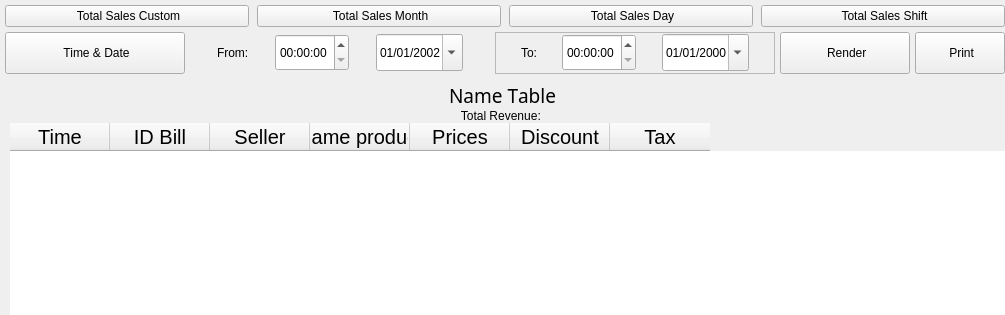
        <widget class="QWidget" name="main_screen" native="true">
         <property name="sizePolicy">
          <sizepolicy hsizetype="Expanding" vsizetype="Expanding">
           <horstretch>0</horstretch>
           <verstretch>0</verstretch>
          </sizepolicy>
         </property>
         <layout class="QVBoxLayout" name="verticalLayout_4">
          <property name="spacing">
           <number>0</number>
          </property>
          <property name="leftMargin">
           <number>0</number>
          </property>
          <property name="topMargin">
           <number>0</number>
          </property>
          <property name="rightMargin">
           <number>0</number>
          </property>
          <property name="bottomMargin">
           <number>0</number>
          </property>
          <item alignment="Qt::AlignTop">
           <widget class="QWidget" name="widget" native="true">
            <layout class="QVBoxLayout" name="verticalLayout_5">
             <property name="spacing">
              <number>0</number>
             </property>
             <property name="leftMargin">
              <number>0</number>
             </property>
             <property name="topMargin">
              <number>0</number>
             </property>
             <property name="rightMargin">
              <number>0</number>
             </property>
             <property name="bottomMargin">
              <number>0</number>
             </property>
             <item>
              <widget class="QFrame" name="frame">
               <property name="sizePolicy">
                <sizepolicy hsizetype="Preferred" vsizetype="Preferred">
                 <horstretch>0</horstretch>
                 <verstretch>0</verstretch>
                </sizepolicy>
               </property>
               <layout class="QHBoxLayout" name="horizontalLayout_4">
                <property name="spacing">
                 <number>8</number>
                </property>
                <property name="leftMargin">
                 <number>5</number>
                </property>
                <property name="topMargin">
                 <number>5</number>
                </property>
                <property name="rightMargin">
                 <number>0</number>
                </property>
                <property name="bottomMargin">
                 <number>0</number>
                </property>
                <item>
                 <widget class="QPushButton" name="total_shift_custom">
                  <property name="styleSheet">
                   <string notr="true"/>
                  </property>
                  <property name="text">
                   <string> Total Sales Custom</string>
                  </property>
                  <property name="icon">
                   <iconset>
                    <normaloff>../icons/edit-white.svg</normaloff>../icons/edit-white.svg</iconset>
                  </property>
                  <property name="iconSize">
                   <size>
                    <width>20</width>
                    <height>20</height>
                   </size>
                  </property>
                 </widget>
                </item>
                <item>
                 <widget class="QPushButton" name="total_shift_month">
                  <property name="styleSheet">
                   <string notr="true"/>
                  </property>
                  <property name="text">
                   <string> Total Sales Month</string>
                  </property>
                  <property name="icon">
                   <iconset>
                    <normaloff>../icons/calendar-white.svg</normaloff>../icons/calendar-white.svg</iconset>
                  </property>
                  <property name="iconSize">
                   <size>
                    <width>20</width>
                    <height>20</height>
                   </size>
                  </property>
                 </widget>
                </item>
                <item>
                 <widget class="QPushButton" name="total_shift_day">
                  <property name="styleSheet">
                   <string notr="true"/>
                  </property>
                  <property name="text">
                   <string> Total Sales Day</string>
                  </property>
                  <property name="icon">
                   <iconset>
                    <normaloff>../icons/clock-white.svg</normaloff>../icons/clock-white.svg</iconset>
                  </property>
                  <property name="iconSize">
                   <size>
                    <width>20</width>
                    <height>20</height>
                   </size>
                  </property>
                 </widget>
                </item>
                <item>
                 <widget class="QPushButton" name="total_shift">
                  <property name="styleSheet">
                   <string notr="true"/>
                  </property>
                  <property name="text">
                   <string> Total Sales Shift</string>
                  </property>
                  <property name="icon">
                   <iconset>
                    <normaloff>../icons/chevrons-right-white.svg</normaloff>../icons/chevrons-right-white.svg</iconset>
                  </property>
                  <property name="iconSize">
                   <size>
                    <width>22</width>
                    <height>22</height>
                   </size>
                  </property>
                 </widget>
                </item>
               </layout>
              </widget>
             </item>
             <item>
              <widget class="QFrame" name="frame_custom">
               <layout class="QHBoxLayout" name="horizontalLayout_5">
                <property name="spacing">
                 <number>5</number>
                </property>
                <property name="leftMargin">
                 <number>5</number>
                </property>
                <property name="topMargin">
                 <number>5</number>
                </property>
                <property name="rightMargin">
                 <number>0</number>
                </property>
                <property name="bottomMargin">
                 <number>0</number>
                </property>
                <item>
                 <widget class="QWidget" name="custom_setting" native="true">
                  <layout class="QHBoxLayout" name="horizontalLayout_12">
                   <property name="spacing">
                    <number>5</number>
                   </property>
                   <property name="leftMargin">
                    <number>0</number>
                   </property>
                   <property name="topMargin">
                    <number>0</number>
                   </property>
                   <property name="rightMargin">
                    <number>0</number>
                   </property>
                   <property name="bottomMargin">
                    <number>0</number>
                   </property>
                   <item>
                    <widget class="QPushButton" name="show_time">
                     <property name="minimumSize">
                      <size>
                       <width>180</width>
                       <height>42</height>
                      </size>
                     </property>
                     <property name="text">
                      <string> Time &amp;&amp; Date</string>
                     </property>
                     <property name="icon">
                      <iconset>
                       <normaloff>../icons/tool-white.svg</normaloff>../icons/tool-white.svg</iconset>
                     </property>
                     <property name="iconSize">
                      <size>
                       <width>20</width>
                       <height>20</height>
                      </size>
                     </property>
                    </widget>
                   </item>
                   <item>
                    <widget class="QWidget" name="widget_3" native="true">
                     <property name="sizePolicy">
                      <sizepolicy hsizetype="Preferred" vsizetype="Preferred">
                       <horstretch>0</horstretch>
                       <verstretch>0</verstretch>
                      </sizepolicy>
                     </property>
                     <property name="minimumSize">
                      <size>
                       <width>290</width>
                       <height>42</height>
                      </size>
                     </property>
                     <property name="maximumSize">
                      <size>
                       <width>300</width>
                       <height>16777215</height>
                      </size>
                     </property>
                     <layout class="QHBoxLayout" name="horizontalLayout_7">
                      <property name="spacing">
                       <number>0</number>
                      </property>
                      <property name="leftMargin">
                       <number>0</number>
                      </property>
                      <property name="topMargin">
                       <number>0</number>
                      </property>
                      <property name="rightMargin">
                       <number>0</number>
                      </property>
                      <property name="bottomMargin">
                       <number>0</number>
                      </property>
                      <item>
                       <spacer name="horizontalSpacer_2">
                        <property name="orientation">
                         <enum>Qt::Horizontal</enum>
                        </property>
                        <property name="sizeHint" stdset="0">
                         <size>
                          <width>40</width>
                          <height>20</height>
                         </size>
                        </property>
                       </spacer>
                      </item>
                      <item>
                       <widget class="QLabel" name="label_3">
                        <property name="sizePolicy">
                         <sizepolicy hsizetype="Fixed" vsizetype="Fixed">
                          <horstretch>0</horstretch>
                          <verstretch>0</verstretch>
                         </sizepolicy>
                        </property>
                        <property name="minimumSize">
                         <size>
                          <width>0</width>
                          <height>37</height>
                         </size>
                        </property>
                        <property name="text">
                         <string>From:</string>
                        </property>
                       </widget>
                      </item>
                      <item>
                       <spacer name="horizontalSpacer_3">
                        <property name="orientation">
                         <enum>Qt::Horizontal</enum>
                        </property>
                        <property name="sizeHint" stdset="0">
                         <size>
                          <width>40</width>
                          <height>20</height>
                         </size>
                        </property>
                       </spacer>
                      </item>
                      <item alignment="Qt::AlignLeft">
                       <widget class="QTimeEdit" name="time_from">
                        <property name="sizePolicy">
                         <sizepolicy hsizetype="Minimum" vsizetype="Fixed">
                          <horstretch>0</horstretch>
                          <verstretch>0</verstretch>
                         </sizepolicy>
                        </property>
                        <property name="minimumSize">
                         <size>
                          <width>0</width>
                          <height>37</height>
                         </size>
                        </property>
                        <property name="maximumSize">
                         <size>
                          <width>100</width>
                          <height>16777215</height>
                         </size>
                        </property>
                       </widget>
                      </item>
                      <item>
                       <spacer name="horizontalSpacer_4">
                        <property name="orientation">
                         <enum>Qt::Horizontal</enum>
                        </property>
                        <property name="sizeHint" stdset="0">
                         <size>
                          <width>40</width>
                          <height>20</height>
                         </size>
                        </property>
                       </spacer>
                      </item>
                      <item alignment="Qt::AlignLeft">
                       <widget class="QDateEdit" name="dateEdit">
                        <property name="minimumSize">
                         <size>
                          <width>0</width>
                          <height>37</height>
                         </size>
                        </property>
                        <property name="maximumSize">
                         <size>
                          <width>110</width>
                          <height>16777215</height>
                         </size>
                        </property>
                        <property name="displayFormat">
                         <string>dd/MM/yyyy</string>
                        </property>
                        <property name="calendarPopup">
                         <bool>true</bool>
                        </property>
                        <property name="date">
                         <date>
                          <year>2002</year>
                          <month>1</month>
                          <day>1</day>
                         </date>
                        </property>
                       </widget>
                      </item>
                      <item>
                       <spacer name="horizontalSpacer">
                        <property name="orientation">
                         <enum>Qt::Horizontal</enum>
                        </property>
                        <property name="sizeHint" stdset="0">
                         <size>
                          <width>40</width>
                          <height>20</height>
                         </size>
                        </property>
                       </spacer>
                      </item>
                     </layout>
                     <zorder>label_3</zorder>
                     <zorder>time_from</zorder>
                     <zorder>dateEdit</zorder>
                     <zorder>horizontalSpacer</zorder>
                     <zorder>horizontalSpacer_2</zorder>
                     <zorder>horizontalSpacer_3</zorder>
                     <zorder>horizontalSpacer_4</zorder>
                    </widget>
                   </item>
                   <item>
                    <widget class="QFrame" name="frame_2">
                     <property name="sizePolicy">
                      <sizepolicy hsizetype="Minimum" vsizetype="Minimum">
                       <horstretch>0</horstretch>
                       <verstretch>0</verstretch>
                      </sizepolicy>
                     </property>
                     <property name="minimumSize">
                      <size>
                       <width>280</width>
                       <height>42</height>
                      </size>
                     </property>
                     <property name="maximumSize">
                      <size>
                       <width>280</width>
                       <height>16777215</height>
                      </size>
                     </property>
                     <property name="frameShape">
                      <enum>QFrame::StyledPanel</enum>
                     </property>
                     <property name="frameShadow">
                      <enum>QFrame::Raised</enum>
                     </property>
                     <layout class="QHBoxLayout" name="horizontalLayout_8">
                      <property name="spacing">
                       <number>0</number>
                      </property>
                      <property name="leftMargin">
                       <number>0</number>
                      </property>
                      <property name="topMargin">
                       <number>0</number>
                      </property>
                      <property name="rightMargin">
                       <number>0</number>
                      </property>
                      <property name="bottomMargin">
                       <number>0</number>
                      </property>
                      <item>
                       <spacer name="horizontalSpacer_5">
                        <property name="orientation">
                         <enum>Qt::Horizontal</enum>
                        </property>
                        <property name="sizeHint" stdset="0">
                         <size>
                          <width>40</width>
                          <height>20</height>
                         </size>
                        </property>
                       </spacer>
                      </item>
                      <item alignment="Qt::AlignHCenter">
                       <widget class="QLabel" name="label_4">
                        <property name="maximumSize">
                         <size>
                          <width>30</width>
                          <height>16777215</height>
                         </size>
                        </property>
                        <property name="text">
                         <string>To:</string>
                        </property>
                       </widget>
                      </item>
                      <item>
                       <spacer name="horizontalSpacer_8">
                        <property name="orientation">
                         <enum>Qt::Horizontal</enum>
                        </property>
                        <property name="sizeHint" stdset="0">
                         <size>
                          <width>40</width>
                          <height>20</height>
                         </size>
                        </property>
                       </spacer>
                      </item>
                      <item alignment="Qt::AlignHCenter">
                       <widget class="QTimeEdit" name="time_to">
                        <property name="minimumSize">
                         <size>
                          <width>0</width>
                          <height>37</height>
                         </size>
                        </property>
                        <property name="maximumSize">
                         <size>
                          <width>100</width>
                          <height>16777215</height>
                         </size>
                        </property>
                        <property name="timeSpec">
                         <enum>Qt::LocalTime</enum>
                        </property>
                       </widget>
                      </item>
                      <item>
                       <spacer name="horizontalSpacer_7">
                        <property name="orientation">
                         <enum>Qt::Horizontal</enum>
                        </property>
                        <property name="sizeHint" stdset="0">
                         <size>
                          <width>40</width>
                          <height>20</height>
                         </size>
                        </property>
                       </spacer>
                      </item>
                      <item alignment="Qt::AlignHCenter">
                       <widget class="QDateEdit" name="dateEdit_2">
                        <property name="sizePolicy">
                         <sizepolicy hsizetype="Fixed" vsizetype="Fixed">
                          <horstretch>0</horstretch>
                          <verstretch>0</verstretch>
                         </sizepolicy>
                        </property>
                        <property name="minimumSize">
                         <size>
                          <width>0</width>
                          <height>37</height>
                         </size>
                        </property>
                        <property name="maximumSize">
                         <size>
                          <width>110</width>
                          <height>16777215</height>
                         </size>
                        </property>
                        <property name="displayFormat">
                         <string>dd/MM/yyyy</string>
                        </property>
                        <property name="calendarPopup">
                         <bool>true</bool>
                        </property>
                       </widget>
                      </item>
                      <item>
                       <spacer name="horizontalSpacer_6">
                        <property name="orientation">
                         <enum>Qt::Horizontal</enum>
                        </property>
                        <property name="sizeHint" stdset="0">
                         <size>
                          <width>40</width>
                          <height>20</height>
                         </size>
                        </property>
                       </spacer>
                      </item>
                     </layout>
                    </widget>
                   </item>
                  </layout>
                 </widget>
                </item>
                <item>
                 <widget class="QPushButton" name="total_shift_8">
                  <property name="minimumSize">
                   <size>
                    <width>130</width>
                    <height>42</height>
                   </size>
                  </property>
                  <property name="maximumSize">
                   <size>
                    <width>200</width>
                    <height>16777215</height>
                   </size>
                  </property>
                  <property name="styleSheet">
                   <string notr="true"/>
                  </property>
                  <property name="text">
                   <string> Render</string>
                  </property>
                  <property name="icon">
                   <iconset>
                    <normaloff>../icons/refresh-cw-white.svg</normaloff>../icons/refresh-cw-white.svg</iconset>
                  </property>
                  <property name="iconSize">
                   <size>
                    <width>20</width>
                    <height>20</height>
                   </size>
                  </property>
                 </widget>
                </item>
                <item>
                 <widget class="QPushButton" name="print_btn">
                  <property name="minimumSize">
                   <size>
                    <width>90</width>
                    <height>42</height>
                   </size>
                  </property>
                  <property name="maximumSize">
                   <size>
                    <width>200</width>
                    <height>16777215</height>
                   </size>
                  </property>
                  <property name="text">
                   <string> Print</string>
                  </property>
                  <property name="icon">
                   <iconset>
                    <normaloff>../icons/printer-white.svg</normaloff>../icons/printer-white.svg</iconset>
                  </property>
                  <property name="iconSize">
                   <size>
                    <width>20</width>
                    <height>20</height>
                   </size>
                  </property>
                 </widget>
                </item>
               </layout>
              </widget>
             </item>
             <item>
              <widget class="QWidget" name="widget_5" native="true">
               <layout class="QHBoxLayout" name="horizontalLayout_11">
                <property name="spacing">
                 <number>0</number>
                </property>
                <property name="leftMargin">
                 <number>0</number>
                </property>
                <property name="topMargin">
                 <number>8</number>
                </property>
                <property name="rightMargin">
                 <number>0</number>
                </property>
                <property name="bottomMargin">
                 <number>0</number>
                </property>
                <item>
                 <widget class="QLabel" name="title_table">
                  <property name="font">
                   <font>
                    <family>Comfortaa</family>
                    <pointsize>14</pointsize>
                    <weight>50</weight>
                    <italic>false</italic>
                    <bold>false</bold>
                    <underline>false</underline>
                    <strikeout>false</strikeout>
                    <stylestrategy>PreferDefault</stylestrategy>
                    <kerning>false</kerning>
                   </font>
                  </property>
                  <property name="text">
                   <string>Name Table</string>
                  </property>
                  <property name="alignment">
                   <set>Qt::AlignCenter</set>
                  </property>
                 </widget>
                </item>
               </layout>
              </widget>
             </item>
             <item>
              <widget class="QWidget" name="status" native="true">
               <layout class="QHBoxLayout" name="horizontalLayout_10">
                <property name="spacing">
                 <number>0</number>
                </property>
                <property name="leftMargin">
                 <number>0</number>
                </property>
                <property name="topMargin">
                 <number>0</number>
                </property>
                <property name="rightMargin">
                 <number>0</number>
                </property>
                <property name="bottomMargin">
                 <number>0</number>
                </property>
                <item>
                 <widget class="QLabel" name="status1">
                  <property name="text">
                   <string/>
                  </property>
                  <property name="alignment">
                   <set>Qt::AlignCenter</set>
                  </property>
                 </widget>
                </item>
                <item>
                 <widget class="QLabel" name="sum_price">
                  <property name="text">
                   <string>Total Revenue: </string>
                  </property>
                  <property name="alignment">
                   <set>Qt::AlignCenter</set>
                  </property>
                 </widget>
                </item>
                <item>
                 <widget class="QLabel" name="status2">
                  <property name="text">
                   <string/>
                  </property>
                  <property name="alignment">
                   <set>Qt::AlignCenter</set>
                  </property>
                 </widget>
                </item>
               </layout>
              </widget>
             </item>
            </layout>
           </widget>
          </item>
          <item>
           <widget class="QWidget" name="widget_2" native="true">
            <layout class="QHBoxLayout" name="horizontalLayout_9">
             <property name="spacing">
              <number>0</number>
             </property>
             <property name="leftMargin">
              <number>10</number>
             </property>
             <property name="topMargin">
              <number>0</number>
             </property>
             <property name="rightMargin">
              <number>0</number>
             </property>
             <property name="bottomMargin">
              <number>0</number>
             </property>
             <item>
              <widget class="QTableWidget" name="tableWidget">
               <property name="font">
                <font>
                 <pointsize>15</pointsize>
                 <weight>50</weight>
                 <italic>false</italic>
                 <bold>false</bold>
                 <underline>false</underline>
                </font>
               </property>
               <property name="styleSheet">
                <string notr="true">

border-width: 0px;
border-radius: 19px;
border-color: rgb(0, 0, 127);
border-style: solid;</string>
               </property>
               <property name="frameShape">
                <enum>QFrame::NoFrame</enum>
               </property>
               <property name="editTriggers">
                <set>QAbstractItemView::DoubleClicked</set>
               </property>
               <property name="gridStyle">
                <enum>Qt::DashLine</enum>
               </property>
               <column>
                <property name="text">
                 <string>Time</string>
                </property>
               </column>
               <column>
                <property name="text">
                 <string>ID Bill</string>
                </property>
               </column>
               <column>
                <property name="text">
                 <string>Seller</string>
                </property>
               </column>
               <column>
                <property name="text">
                 <string>Name product</string>
                </property>
               </column>
               <column>
                <property name="text">
                 <string>Prices</string>
                </property>
               </column>
               <column>
                <property name="text">
                 <string>Discount</string>
                </property>
               </column>
               <column>
                <property name="text">
                 <string>Tax</string>
                </property>
               </column>
              </widget>
             </item>
            </layout>
           </widget>
          </item>
         </layout>
        </widget>
